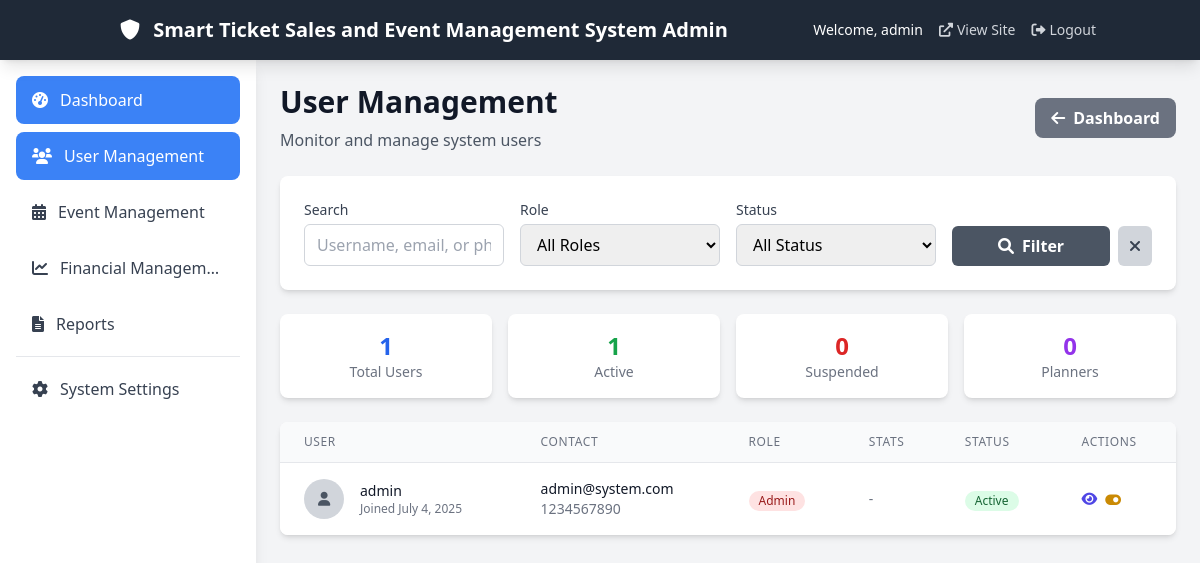
Screenshot of /admin/users/index.php (signed in) with the database file from the repository.
### tables this page shows
CREATE TABLE users (
    id INT AUTO_INCREMENT PRIMARY KEY,
    username VARCHAR(50) NOT NULL,
    email VARCHAR(100) NOT NULL UNIQUE,
    password_hash VARCHAR(255) NOT NULL,
    phone_number VARCHAR(20) NOT NULL,
    role ENUM('admin', 'event_planner', 'customer', 'agent') NOT NULL,
    profile_image VARCHAR(255),
    balance DECIMAL(10, 2) DEFAULT 0.00,
    status ENUM('active', 'suspended', 'inactive') DEFAULT 'active',
    created_at TIMESTAMP DEFAULT CURRENT_TIMESTAMP,
    updated_at TIMESTAMP DEFAULT CURRENT_TIMESTAMP ON UPDATE CURRENT_TIMESTAMP,
    INDEX idx_email (email),
    INDEX idx_phone (phone_number),
    INDEX idx_role (role)
);

### includes/db.php (called while the page is built, shortened)
<?php
class Database {
    private $conn;
    public function __construct() {
        try {
            $this->conn = new mysqli(DB_HOST, DB_USER, DB_PASS, DB_NAME);
            $this->conn->set_charset("utf8");
        } catch (Exception $e) {
            die("Database connection error: " . $e->getMessage());
        }
    }
    public function query($sql) {
        $result = $this->conn->query($sql);
        return $result;
    }
    public function fetchAll($sql) {
        $result = $this->query($sql);
        $data = [];
        while ($row = $result->fetch_assoc()) {
            $data[] = $row;
        }
        return $data;
    }
    public function fetchOne($sql) {
        $result = $this->query($sql);
        if ($result->num_rows > 0) {
            return $result->fetch_assoc();
        }
        return null;
    }
}
$db = new Database();
?>

### includes/functions.php (called while the page is built, shortened)
<?php
require_once 'db.php';
function formatDate($date)
{
    return date("F j, Y", strtotime($date));
}
?>

### admin/users/index.php (the view, shortened to what this page needs)
<?php
require_once '../../includes/db.php';
require_once '../../includes/functions.php';
require_once '../../includes/auth.php';
$page = isset($_GET['page']) ? (int)$_GET['page'] : 1;
$perPage = 20;
$offset = ($page - 1) * $perPage;
$searchQuery = $_GET['search'] ?? '';
$whereConditions = [];
$whereClause = !empty($whereConditions) ? 'WHERE ' . implode(' AND ', $whereConditions) : '';
$sql = "SELECT
            u.*,
            (SELECT COUNT(*) FROM events WHERE planner_id = u.id) as events_count,
            (SELECT COUNT(*) FROM tickets WHERE user_id = u.id AND status = 'sold') as tickets_count,
            (SELECT SUM(purchase_price) FROM tickets WHERE user_id = u.id AND status = 'sold') as total_spent
        FROM users u
        $whereClause
        ORDER BY u.created_at DESC
        LIMIT $offset, $perPage";
$users = $db->fetchAll($sql);
include '../../includes/admin_header.php';
?>
<div class="container mx-auto px-2 sm:px-4 lg:px-6 py-4 sm:py-6">
    <div class="flex flex-col sm:flex-row justify-between items-start sm:items-center mb-6 gap-4">
        <div>
            <h1 class="text-2xl sm:text-3xl font-bold text-gray-900">User Management</h1>
            <p class="text-gray-600 mt-2 text-sm sm:text-base">Monitor and manage system users</p>
        </div>
        <div class="flex gap-2">
            <a href="../index.php"
                class="bg-gray-500 hover:bg-gray-600 text-white font-bold py-2 px-4 rounded-lg transition duration-200 text-sm sm:text-base">
                <i class="fas fa-arrow-left mr-2"></i>Dashboard
            </a>
        </div>
    </div>
    <div class="bg-white rounded-lg shadow-md p-4 sm:p-6 mb-6">
        <form method="GET" action="" class="grid grid-cols-1 sm:grid-cols-2 lg:grid-cols-4 gap-4">
            <div>
                <label for="search" class="block text-sm font-medium text-gray-700 mb-1">Search</label>
                <input type="text" id="search" name="search" value="<?php echo htmlspecialchars($searchQuery); ?>"
                    placeholder="Username, email, or phone"
                    class="w-full px-3 py-2 border border-gray-300 rounded-md focus:outline-none focus:border-indigo-500 text-sm sm:text-base">
            </div>
            <div>
                <label for="role" class="block text-sm font-medium text-gray-700 mb-1">Role</label>
                <select id="role" name="role"
                    class="w-full px-3 py-2 border border-gray-300 rounded-md focus:outline-none focus:border-indigo-500 text-sm sm:text-base">
                    <option value="">All Roles</option>
                </select>
            </div>
            <div>
                <label for="status" class="block text-sm font-medium text-gray-700 mb-1">Status</label>
                <select id="status" name="status"
                    class="w-full px-3 py-2 border border-gray-300 rounded-md focus:outline-none focus:border-indigo-500 text-sm sm:text-base">
                    <option value="">All Status</option>
                </select>
            </div>
            <div class="flex items-end gap-2">
                <button type="submit"
                    class="flex-1 bg-gray-600 hover:bg-gray-700 text-white font-bold py-2 px-4 rounded-md transition duration-200 text-sm sm:text-base">
                    <i class="fas fa-search mr-2"></i>Filter
                </button>
                <a href="index.php"
                    class="bg-gray-300 hover:bg-gray-400 text-gray-700 font-bold py-2 px-3 rounded-md transition duration-200 text-sm sm:text-base">
                    <i class="fas fa-times"></i>
                </a>
            </div>
        </form>
    </div>
    <div class="grid grid-cols-2 lg:grid-cols-4 gap-4 mb-6">
        <?php
        $statsSql = "SELECT
                        COUNT(*) as total,
                        SUM(CASE WHEN status = 'active' THEN 1 ELSE 0 END) as active,
                        SUM(CASE WHEN status = 'suspended' THEN 1 ELSE 0 END) as suspended,
                        SUM(CASE WHEN role = 'event_planner' THEN 1 ELSE 0 END) as planners
                     FROM users";
        $stats = $db->fetchOne($statsSql);
        ?>
        <div class="bg-white rounded-lg shadow-md p-4">
            <div class="text-center">
                <div class="text-lg sm:text-2xl font-bold text-blue-600"><?php echo $stats['total']; ?></div>
                <div class="text-xs sm:text-sm text-gray-500">Total Users</div>
            </div>
        </div>
        <div class="bg-white rounded-lg shadow-md p-4">
            <div class="text-center">
                <div class="text-lg sm:text-2xl font-bold text-green-600"><?php echo $stats['active']; ?></div>
                <div class="text-xs sm:text-sm text-gray-500">Active</div>
            </div>
        </div>
        <div class="bg-white rounded-lg shadow-md p-4">
            <div class="text-center">
                <div class="text-lg sm:text-2xl font-bold text-red-600"><?php echo $stats['suspended']; ?></div>
                <div class="text-xs sm:text-sm text-gray-500">Suspended</div>
            </div>
        </div>
        <div class="bg-white rounded-lg shadow-md p-4">
            <div class="text-center">
                <div class="text-lg sm:text-2xl font-bold text-purple-600"><?php echo $stats['planners']; ?></div>
                <div class="text-xs sm:text-sm text-gray-500">Planners</div>
            </div>
        </div>
    </div>
    <div class="bg-white rounded-lg shadow-md overflow-hidden">
        <div class="overflow-x-auto">
            <table class="min-w-full divide-y divide-gray-200">
                <thead class="bg-gray-50">
                    <tr>
                        <th
                            class="px-3 sm:px-6 py-3 text-left text-xs font-medium text-gray-500 uppercase tracking-wider">
                            User</th>
                        <th
                            class="px-3 sm:px-6 py-3 text-left text-xs font-medium text-gray-500 uppercase tracking-wider hidden sm:table-cell">
                            Contact</th>
                        <th
                            class="px-3 sm:px-6 py-3 text-left text-xs font-medium text-gray-500 uppercase tracking-wider">
                            Role</th>
                        <th
                            class="px-3 sm:px-6 py-3 text-left text-xs font-medium text-gray-500 uppercase tracking-wider hidden lg:table-cell">
                            Stats</th>
                        <th
                            class="px-3 sm:px-6 py-3 text-left text-xs font-medium text-gray-500 uppercase tracking-wider">
                            Status</th>
                        <th
                            class="px-3 sm:px-6 py-3 text-left text-xs font-medium text-gray-500 uppercase tracking-wider">
                            Actions</th>
                    </tr>
                </thead>
                <tbody class="bg-white divide-y divide-gray-200">
                    <?php if (empty($users)): ?>
                    <tr>
                        <td colspan="6" class="px-6 py-4 text-center text-gray-500">No users found</td>
                    </tr>
                    <?php else: ?>
                    <?php foreach ($users as $user): ?>
                    <tr class="hover:bg-gray-50">
                        <td class="px-3 sm:px-6 py-4">
                            <div class="flex items-center">
                                <div class="flex-shrink-0 h-8 w-8 sm:h-10 sm:w-10">
                                    <?php if ($user['profile_image']): ?>
                                    <img class="h-8 w-8 sm:h-10 sm:w-10 rounded-full object-cover"
                                        src="<?php echo SITE_URL; ?>/uploads/profiles/<?php echo $user['profile_image']; ?>"
                                        alt="Profile">
                                    <?php else: ?>
                                    <div
                                        class="h-8 w-8 sm:h-10 sm:w-10 rounded-full bg-gray-300 flex items-center justify-center">
                                        <i class="fas fa-user text-gray-600 text-sm"></i>
                                    </div>
                                    <?php endif; ?>
                                </div>
                                <div class="ml-3 sm:ml-4 min-w-0 flex-1">
                                    <div class="text-sm font-medium text-gray-900 truncate">
                                        <?php echo htmlspecialchars($user['username']); ?>
                                    </div>
                                    <div class="text-xs text-gray-500">
                                        Joined <?php echo formatDate($user['created_at']); ?>
                                    </div>
                                </div>
                            </div>
                        </td>
                        <td class="px-3 sm:px-6 py-4 hidden sm:table-cell">
                            <div class="text-sm text-gray-900 truncate max-w-32 lg:max-w-none">
                                <?php echo htmlspecialchars($user['email']); ?>
                            </div>
                            <div class="text-sm text-gray-500">
                                <?php echo htmlspecialchars($user['phone_number']); ?>
                            </div>
                        </td>
                        <td class="px-3 sm:px-6 py-4">
                            <span class="inline-flex items-center px-2.5 py-0.5 rounded-full text-xs font-medium
                                        <?php
                                                                               switch($user['role']) {
                                            case 'admin':
                                                echo 'bg-red-100 text-red-800';
                                                break;
                                        }
                                        ?>">
                                <?php echo ucfirst(str_replace('_', ' ', $user['role'])); ?>
                            </span>
                        </td>
                        <td class="px-3 sm:px-6 py-4 hidden lg:table-cell">
                            <div class="text-sm text-gray-900">
                                <?php if ($user['role'] === 'event_planner'): ?>
                                <div><?php echo $user['events_count']; ?> events</div>
                                <div class="text-xs text-gray-500">Balance:
                                    <?php echo formatCurrency($user['balance']); ?></div>
                                <?php elseif ($user['role'] === 'customer'): ?>
                                <div><?php echo $user['tickets_count']; ?> tickets</div>
                                <div class="text-xs text-gray-500">Spent:
                                    <?php echo formatCurrency($user['total_spent'] ?? 0); ?></div>
                                <?php else: ?>
                                <div class="text-gray-500">-</div>
                                <?php endif; ?>
                            </div>
                        </td>
                        <td class="px-3 sm:px-6 py-4">
                            <span class="inline-flex items-center px-2.5 py-0.5 rounded-full text-xs font-medium
                                        <?php
                                        switch($user['status']) {
                                            case 'active':
                                                echo 'bg-green-100 text-green-800';
                                                break;
                                        }
                                        ?>">
                                <?php echo ucfirst($user['status']); ?>
                            </span>
                        </td>
                        <td class="px-3 sm:px-6 py-4">
                            <div class="flex items-center space-x-2">
                                <a href="view.php?id=<?php echo $user['id']; ?>"
                                    class="text-indigo-600 hover:text-indigo-900 text-sm" title="View Details">
                                    <i class="fas fa-eye"></i>
                                </a>
                                <div class="relative">
                                    <button onclick="toggleDropdown('status-<?php echo $user['id']; ?>')"
                                        class="text-yellow-600 hover:text-yellow-900 text-sm dropdown-toggle"
                                        title="Change Status">
                                        <i class="fas fa-toggle-on"></i>
                                    </button>
                                </div>
                            </div>
                        </td>
                    </tr>
                    <?php endforeach; ?>
                    <?php endif; ?>
                </tbody>
            </table>
        </div>
    </div>
</div>
<?php include '../../includes/admin_footer.php'; ?>

### rows the page displays
users: username "admin", created_at "July 4, 2025", email "admin@system.com", phone_number "1234567890", role "Admin", status "Active"

### other values shown
SITE_NAME "Smart Ticket Sales and Event Management System"
$_SESSION['username'] "admin"
$stats['total'] "1"
$stats['active'] "1"
$stats['suspended'] "0"
$stats['planners'] "0"
